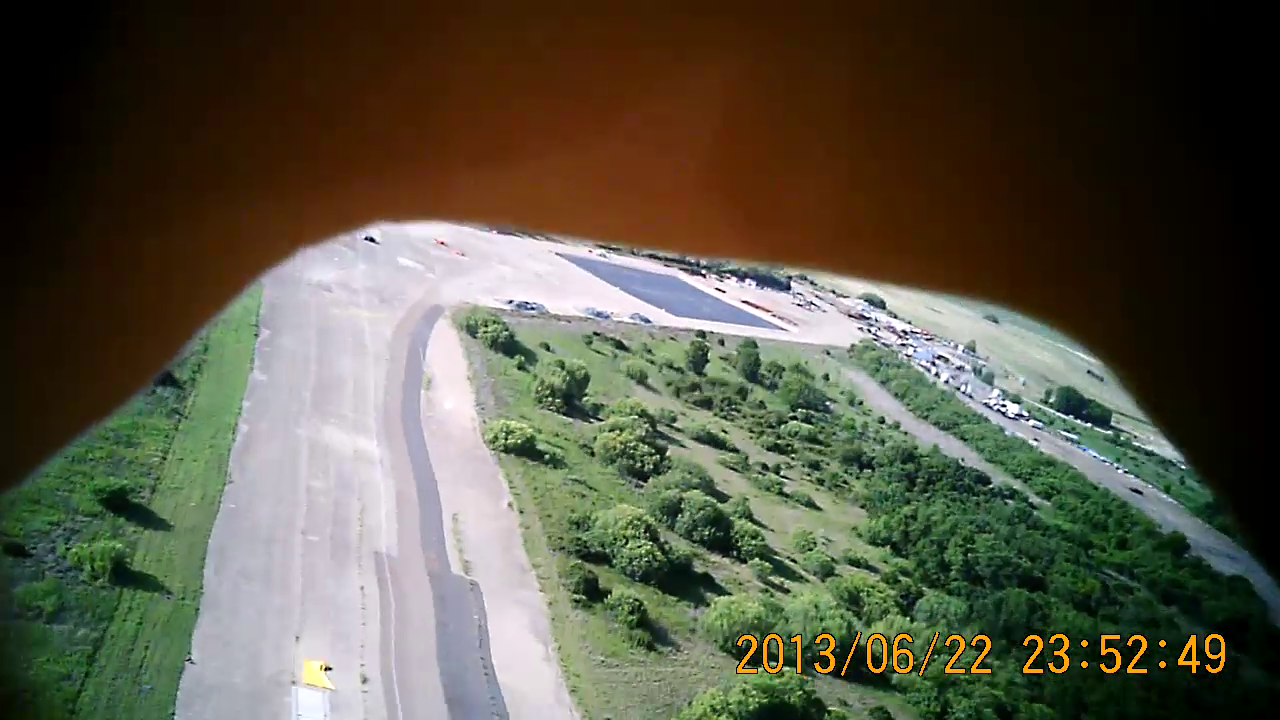
#> input picture test_1.png, 1280 x 720 px
$ python test_hsv_stills.py
#> lines starting #> are read from the running program, lines starting #| are printed output that depends on the picture; after the words box and inside, x2 and y2 are one past the last pixel; in counts of white or black regions, pixels touching at a corner belong together
import cv2, cv, numpy as np,time, pickle

def main():
    fname = "test_1.png"
    imageProc(fname)

def nothing(args):
    pass

def settingUpdate(hsvL,hsvU,blurRad,rgbLim):
    hsvL[0] = cv2.getTrackbarPos('hLower','sliders1')
    hsvL[1] = cv2.getTrackbarPos('sLower','sliders1')
    hsvL[2] = cv2.getTrackbarPos('vLower','sliders1')
    #ensure that the upper bound is greater than the lower bound:
    hsvU[0] = np.amax(np.array([cv2.getTrackbarPos('hUpper','sliders1'),hsvL[0]+1]))
    hsvU[1] = np.amax(np.array([cv2.getTrackbarPos('sUpper','sliders1'),hsvL[1]+1]))
    hsvU[2] = np.amax(np.array([cv2.getTrackbarPos('vUpper','sliders1'),hsvL[2]+1]))
    blurRad = cv2.getTrackbarPos('blur','camera')
    rgbLim[0,0] = cv2.getTrackbarPos('rLower','sliders2')
    rgbLim[0,1] = cv2.getTrackbarPos('gLower','sliders2')
    rgbLim[0,2] = cv2.getTrackbarPos('bLower','sliders2')
    rgbLim[1,0] = cv2.getTrackbarPos('rUpper','sliders2')
    rgbLim[1,1] = cv2.getTrackbarPos('gUpper','sliders2')
    rgbLim[1,2] = cv2.getTrackbarPos('bUpper','sliders2')
    return

def imageProc(fname):

    #initialize variables for HSV limits and blur radius:
#> called with fname = 'test_1.png'
    blurRad = 3#image blur radius
    hsvl = np.array([19,17,208])#lower HSV cutoff
    hsvu = np.array([31,143,255])#upper HSV cutoff
    rgbLim = np.array([[122,190,219],[255,255,255]])#rgb lower/upper cutoffs

    #create trackbars for HSV limits and blur value:
    cv2.namedWindow('sliders1')
    cv2.namedWindow('sliders2')
    cv2.createTrackbar('hLower', 'sliders1', hsvl[0], 255, nothing)
    cv2.createTrackbar('sLower', 'sliders1', hsvl[1], 255, nothing)
    cv2.createTrackbar('vLower', 'sliders1', hsvl[2], 255, nothing)
    cv2.createTrackbar('hUpper', 'sliders1', hsvu[0], 255, nothing)
    cv2.createTrackbar('sUpper', 'sliders1', hsvu[1], 255, nothing)
    cv2.createTrackbar('vUpper', 'sliders1', hsvu[2], 255, nothing)
    cv2.createTrackbar('blur','camera',blurRad,15,nothing)

    cv2.createTrackbar('rLower', 'sliders2', rgbLim[0,0], 255, nothing)
    cv2.createTrackbar('gLower', 'sliders2', rgbLim[0,1], 255, nothing)
    cv2.createTrackbar('bLower', 'sliders2', rgbLim[0,2], 255, nothing)
    cv2.createTrackbar('rUpper', 'sliders2', rgbLim[1,0], 255, nothing)
    cv2.createTrackbar('gUpper', 'sliders2', rgbLim[1,1], 255, nothing)
    cv2.createTrackbar('bUpper', 'sliders2', rgbLim[1,2], 255, nothing)

    #load camera
    cv2.namedWindow('camera')#camera image

    flagShowVis = True
    while True:
        #read the camera image:
        #ret,img = capture.read()
        img = cv2.imread(fname)
#> img is the input picture: shape (720, 1280, 3); mean B, G, R 69, 85.8, 88.1
        #update settings from sliders:
        settingUpdate(hsvl,hsvu,blurRad,rgbLim)
        #process frames

        #blur the image to reduce color noise: (5 x 5)
        img = cv2.blur(img,(blurRad,blurRad))
        img2 = np.copy(img)

        #filter the image in RGB space?
        thres = cv2.inRange(img,rgbLim[0,:],rgbLim[1,:])
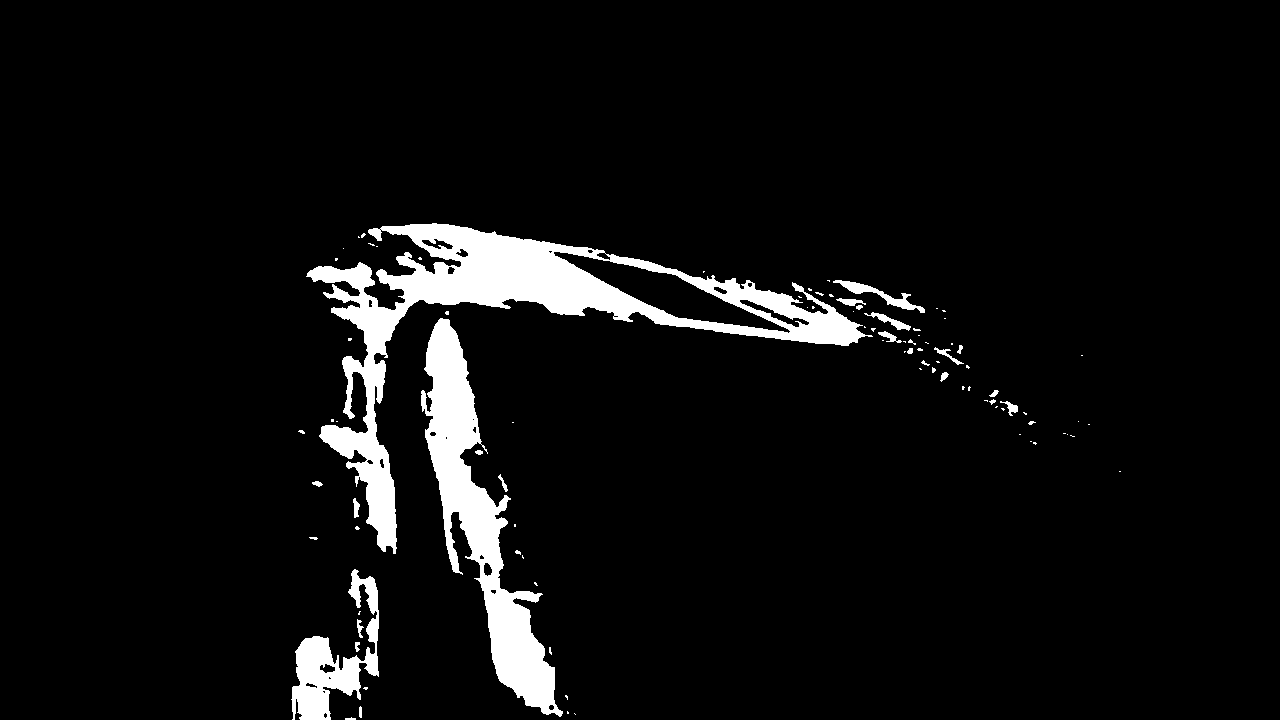
#> thres: shape (720, 1280); 5.7% white; 93 white regions (69 under 20 px), largest, box (x1, y1, x2, y2) and area: (306, 223, 873, 554) 29589, (421, 318, 563, 717) 16082, (291, 569, 379, 720) 4839
        img2[thres==0]=0
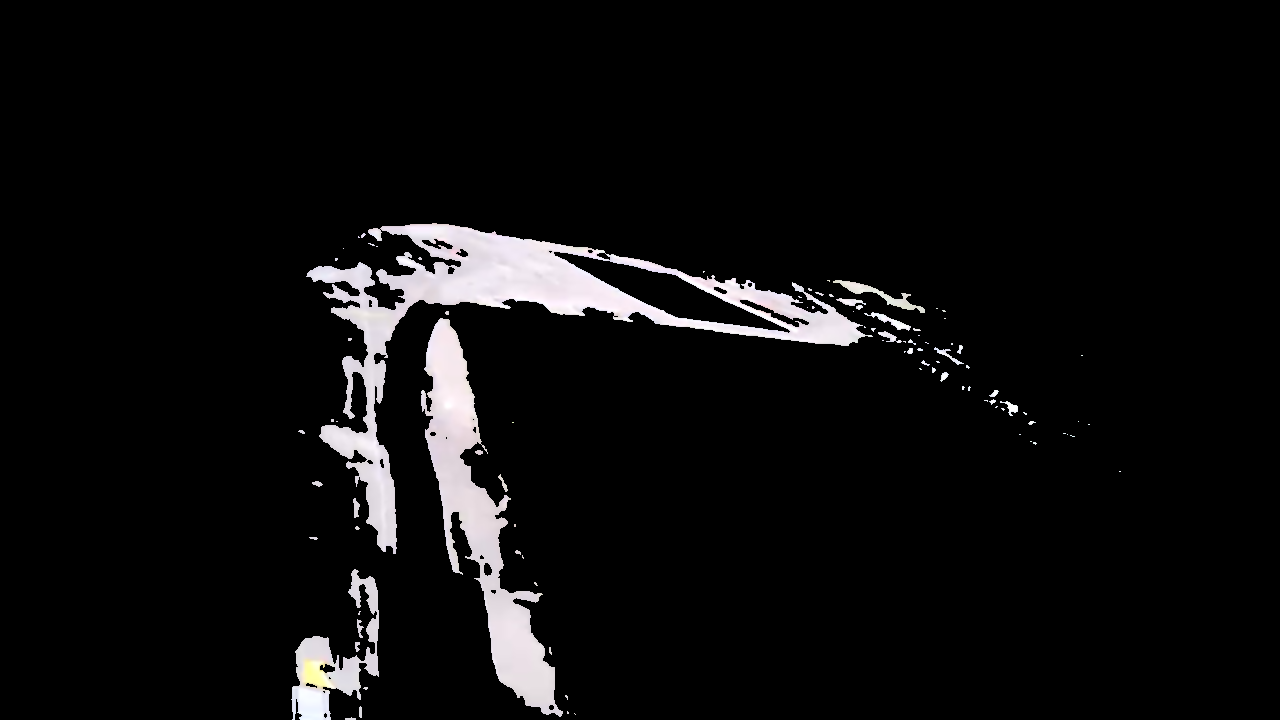
#> img2: shape (720, 1280, 3); mean B, G, R 13.3, 12.9, 13.4

        #convert image to HSV
        hsv = cv2.cvtColor(img2,cv2.COLOR_BGR2HSV)
#> hsv: shape (720, 1280, 3); mean H, S, V 8.2, 0.7, 13.5
        #threshold the image using the HSV lower and upper bounds
        thresh = cv2.inRange(hsv,hsvl,hsvu)
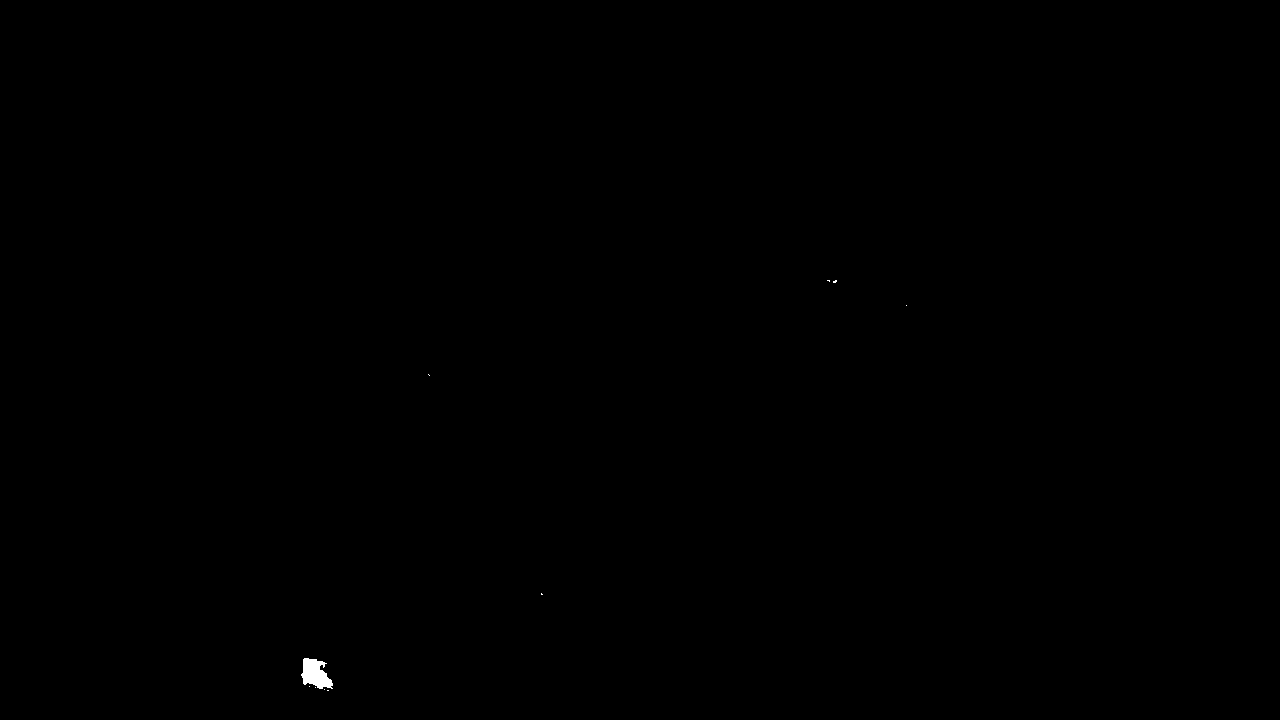
#> thresh: shape (720, 1280); 0.07% white; 10 white regions (9 under 20 px)
        #find contours in the thresholded image:
        contours,hierarchy = cv2.findContours(thresh,cv2.RETR_LIST,cv2.CHAIN_APPROX_SIMPLE)
#> contours = 10 contours, 9 with area under 20; largest, box (x1, y1, x2, y2) and area: (301, 658, 333, 689) 584

        #pickle contours to deal with a bug in opencv 2.4.3
        tmp = pickle.dumps(contours)
        contours = pickle.loads(tmp)

        #get the contour with the largest area:
        max_area = -1
        best_cnt = np.array([])
        cx,cy = (0,0)

        #loop over the contours and find the one with the largest area:
        for cnt in contours:
            area = cv2.contourArea(cnt)
            if area>50:
                if area>max_area:
                    max_area = area
                    best_cnt = cnt
#> this loop made 10 passes
#> (area, max_area) on pass 5: (583.5, 583.5)
#> after the loop, best_cnt = contour of 63 points, box (x1, y1, x2, y2) (301, 658, 333, 689), area 584; max_area = 583.5

        #check that the size of the best contour is not empty
        if np.shape(best_cnt)[0]>0:
            #find the centroid of best contour
            M = cv2.moments(best_cnt)
#> M = moments, m00 583.5, centre m10/m00, m01/m00 = (314.8, 673.6)
            #check that the divisor moment is nonzero; if it is, set the location to (0,0)
            if M['m00']>0:
                cx,cy = int(M['m10']/M['m00']),int(M['m01']/M['m00'])
#> cx = 314; cy = 673
            else:
                cx,cy = (0,0)
        if flagShowVis:
            #draw circle at contour centroid:
            cv2.circle(img,(cx,cy),3,(0,255,0),-1)
#> img: shape (720, 1280, 3); mean B, G, R 69, 85.8, 88.1
            cv2.imshow('camera',img)
        else:
            #try drawing the best contour and not showing the thresholded image
            cv2.circle(img,(cx,cy),3,(0,255,0),-1)
            cv2.drawContours(img,contours,-1,(255,255,255),-1)
            cv2.imshow('camera',img)
        keyRet = cv2.waitKey(5)
#> (key Esc is pressed here)
        #see if user hits 'ESC' in opencv windows
        if keyRet==27:
            break
        elif keyRet==32:
            flagShowVis = not flagShowVis
    cv2.destroyAllWindows()


if __name__=="__main__":
    main()
